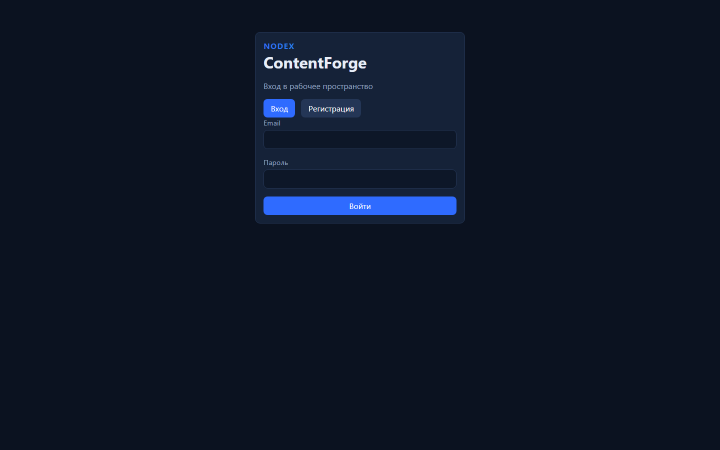
#> input picture Docs/demo/screenshots/01-login.png, 1440 x 900 px (shown at 1/2 size)
$ python build-demo-slideshow.py
#> lines starting #> are read from the running program, lines starting #| are printed output that depends on the picture
"""Build overview demo video from Docs/demo/screenshots PNG slides."""
from __future__ import annotations

import sys
from pathlib import Path

import cv2
import numpy as np
from PIL import Image, ImageDraw, ImageFont

ROOT = Path(__file__).resolve().parent.parent
SHOTS = ROOT / "Docs" / "demo" / "screenshots"
OUT = ROOT / "Docs" / "demo" / "videos" / "demo-overview.mp4"

WIDTH = 1440
HEIGHT = 900
FPS = 30
HOLD_SEC = 3.2
FADE_SEC = 0.7

CAPTIONS: dict[str, str] = {
    "01-login.png": "Вход и регистрация",
    "02-dashboard.png": "Дашборд · KPI и мини-календарь",
    "03-calendar-slot.png": "Календарь · слоты по дням",
    "04-plan-existing.png": "Мастер плана · AI на месяц",
    "05-channels.png": "Каналы · Telegram, VK, Gmail",
    "06-queue.png": "Очередь публикаций",
    "07-analytics.png": "Аналитика по каналам",
    "08-ab.png": "A/B эксперименты",
    "09-settings.png": "Настройки · автопилот",
    "10-editor.png": "Редактор контента",
}


def _font(size: int) -> ImageFont.FreeTypeFont | ImageFont.ImageFont:
    candidates = [
        Path("C:/Windows/Fonts/segoeui.ttf"),
        Path("C:/Windows/Fonts/arial.ttf"),
    ]
    for path in candidates:
        if path.exists():
            return ImageFont.truetype(str(path), size=size)
    return ImageFont.load_default()


def load_slide(path: Path) -> np.ndarray:
    pil = Image.open(path).convert("RGB")
#> pil is the input picture: PIL image 1440x900 RGB; mean R, G, B 13, 21.3, 37.9
    pil = pil.resize((WIDTH, HEIGHT), Image.Resampling.LANCZOS)

    caption = CAPTIONS.get(path.name, path.stem)
    draw = ImageDraw.Draw(pil)
    font = _font(34)
    padding = 24
    bbox = draw.textbbox((0, 0), caption, font=font)
#> bbox = (0, 3, 84, 10)
    text_w = bbox[2] - bbox[0]
#> text_w = 84
    text_h = bbox[3] - bbox[1]
#> text_h = 7
    box_h = text_h + padding * 2
#> box_h = 55
    draw.rectangle([(0, HEIGHT - box_h), (WIDTH, HEIGHT)], fill=(15, 23, 42, 220))
    draw.text(
        ((WIDTH - text_w) // 2, HEIGHT - box_h + padding),
        caption,
        fill=(224, 242, 254),
        font=font,
    )

    rgb = np.array(pil)
    return cv2.cvtColor(rgb, cv2.COLOR_RGB2BGR)


def fade_frames(a: np.ndarray, b: np.ndarray, count: int) -> list[np.ndarray]:
    if count <= 0:
        return []
    out: list[np.ndarray] = []
    for i in range(1, count + 1):
        alpha = i / count
        blended = cv2.addWeighted(a, 1.0 - alpha, b, alpha, 0)
        out.append(blended)
    return out


def main() -> int:
    slides = sorted(SHOTS.glob("*.png"))
    if not slides:
        print(f"no screenshots in {SHOTS}", file=sys.stderr)
        return 1

    OUT.parent.mkdir(parents=True, exist_ok=True)
    hold_frames = int(HOLD_SEC * FPS)
    fade_frames_count = int(FADE_SEC * FPS)

    writer = cv2.VideoWriter(
        str(OUT),
        cv2.VideoWriter_fourcc(*"mp4v"),
        FPS,
        (WIDTH, HEIGHT),
    )
    if not writer.isOpened():
        print("failed to open video writer", file=sys.stderr)
        return 1

    images = [load_slide(path) for path in slides]
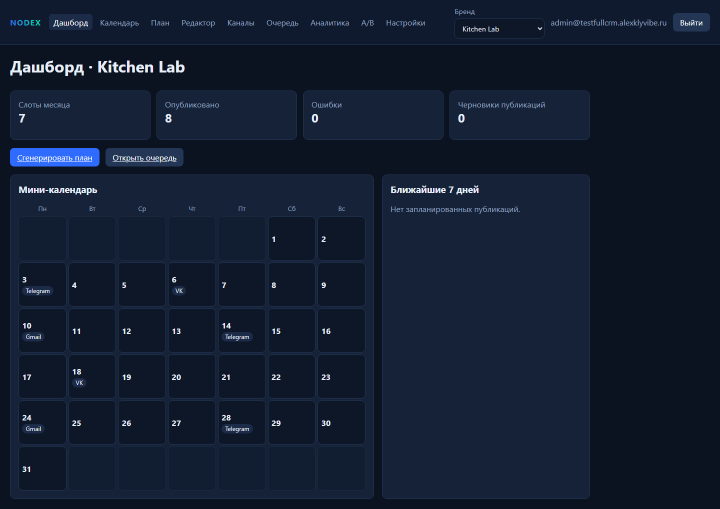
#> input picture Docs/demo/screenshots/02-dashboard.png, 1440 x 1018 px (shown at 1/2 size)
#> in load_slide, pil is the input picture: PIL image 1440x1018 RGB; mean R, G, B 18.4, 29, 48
#> in load_slide (call 2), `pil = pil.resize((WIDTH, HEIGHT), Image.Resampling.LANCZOS)`:
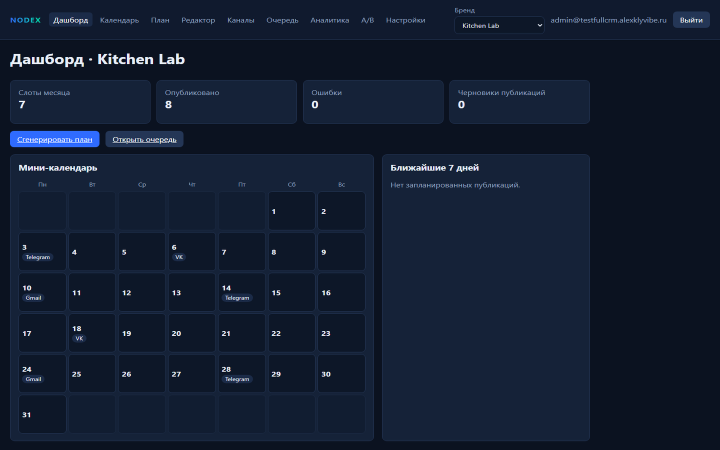
#> pil: PIL image 1440x900 RGB (shown at 1/2 size); mean R, G, B 18.4, 29, 48
#> in load_slide (call 2), `bbox = draw.textbbox((0, 0), caption, font=font)`: bbox = (0, 2, 132, 10)
#> in load_slide (call 2), `text_w = bbox[2] - bbox[0]`: text_w = 132
#> in load_slide (call 2), `text_h = bbox[3] - bbox[1]`: text_h = 8
#> in load_slide (call 2), `box_h = text_h + padding * 2`: box_h = 56
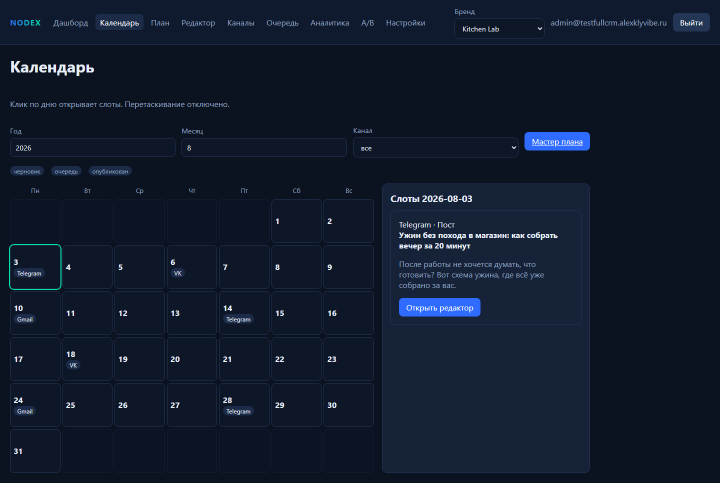
#> input picture Docs/demo/screenshots/03-calendar-slot.png, 1440 x 966 px (shown at 1/2 size)
#> in load_slide, pil is the input picture: PIL image 1440x966 RGB; mean R, G, B 16.6, 26.4, 44.3
#> in load_slide (call 3), `pil = pil.resize((WIDTH, HEIGHT), Image.Resampling.LANCZOS)`:
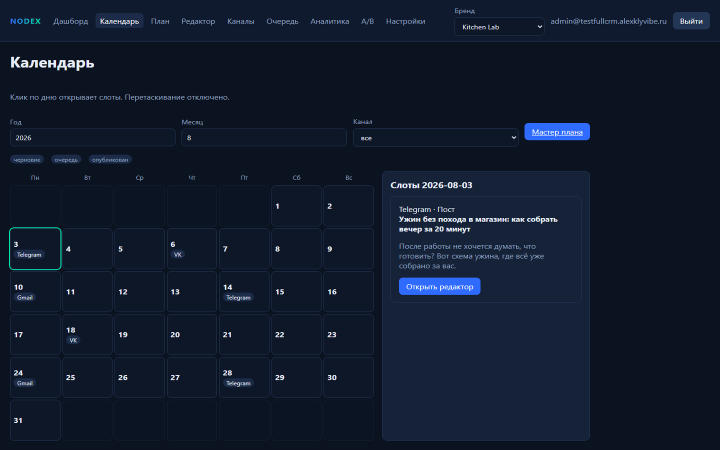
#> pil: PIL image 1440x900 RGB (shown at 1/2 size); mean R, G, B 16.6, 26.4, 44.3
#> in load_slide (call 3), `bbox = draw.textbbox((0, 0), caption, font=font)`: bbox = (0, 3, 109, 10)
#> in load_slide (call 3), `text_w = bbox[2] - bbox[0]`: text_w = 109
#> in load_slide (call 3), `text_h = bbox[3] - bbox[1]`: text_h = 7
#> in load_slide (call 3), `box_h = text_h + padding * 2`: box_h = 55
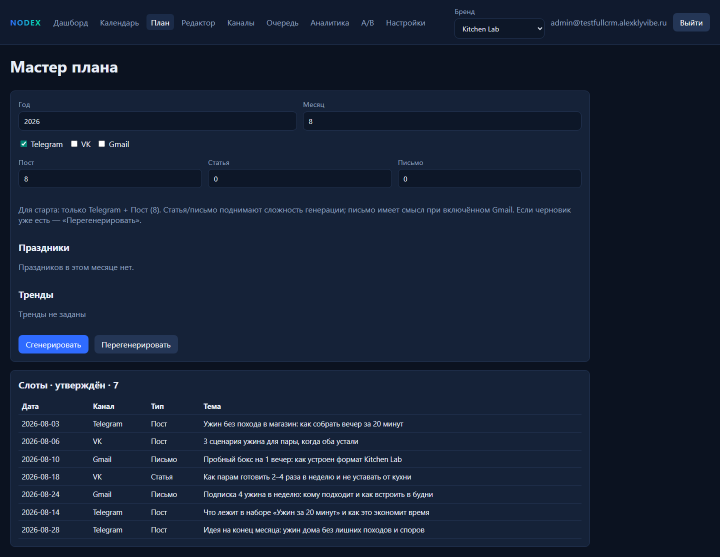
#> input picture Docs/demo/screenshots/04-plan-existing.png, 1440 x 1114 px (shown at 1/2 size)
#> in load_slide, pil is the input picture: PIL image 1440x1114 RGB; mean R, G, B 21.4, 32.6, 52.5
#> in load_slide (call 4), `pil = pil.resize((WIDTH, HEIGHT), Image.Resampling.LANCZOS)`:
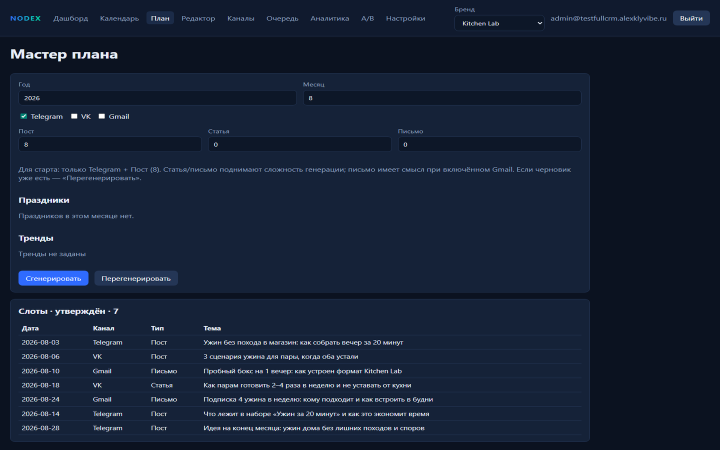
#> pil: PIL image 1440x900 RGB (shown at 1/2 size); mean R, G, B 21.4, 32.6, 52.5
#> in load_slide (call 4), `bbox = draw.textbbox((0, 0), caption, font=font)`: bbox = (0, 2, 110, 10)
#> in load_slide (call 4), `text_w = bbox[2] - bbox[0]`: text_w = 110
#> in load_slide (call 4), `text_h = bbox[3] - bbox[1]`: text_h = 8
#> in load_slide (call 4), `box_h = text_h + padding * 2`: box_h = 56
#> images = 4 items
    for index, frame in enumerate(images):
        for _ in range(hold_frames):
            writer.write(frame)
        if index + 1 < len(images):
            for transition in fade_frames(images[index], images[index + 1], fade_frames_count):
                writer.write(transition)
#> this loop made 4 passes

    writer.release()
    print(f"video: {OUT} ({len(slides)} slides)")
    return 0


if __name__ == "__main__":
    raise SystemExit(main())
#> (the program exits here)
